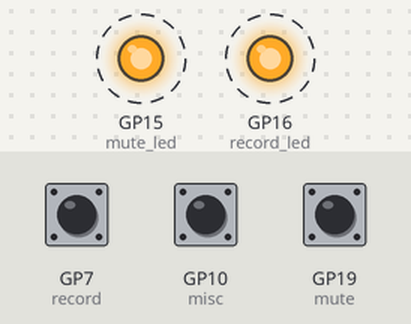
Simulated run of this program. Board: Raspberry Pi Pico running CircuitPython. Parts: output pins drawn as LEDs (lit = HIGH). Dashed ring = blinking. Inputs (shaded band) come from the test bench; at power-on: GP7 (record) HIGH, GP10 (misc) HIGH, GP19 (mute) HIGH. USB keyboard and mouse output is not drawn; what the program prints to the serial console is not drawn.

Above: at 0.5 s.
Timing chart, 0 to 3.0 s (numbered marks = the images above):
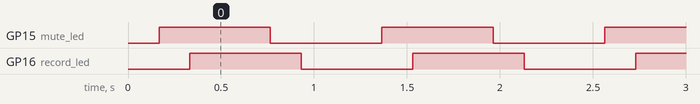

The program:

examplemicropython.py
```python
import board
import digitalio
import time
import usb_hid
from adafruit_hid.keyboard import Keyboard
from adafruit_hid.keycode import Keycode


keyboard = Keyboard(usb_hid.devices)


mute_pin = board.GP19       # pin to connect button to
record_pin = board.GP7
misc_pin = board.GP10
mute_led_pin = board.GP15   # pin to connect LED to
record_led_pin = board.GP16


# Initializing LED
mute_led = digitalio.DigitalInOut(mute_led_pin)
mute_led.direction = digitalio.Direction.OUTPUT
record_led = digitalio.DigitalInOut(record_led_pin)
record_led.direction = digitalio.Direction.OUTPUT


# Initializing Button
mute = digitalio.DigitalInOut(mute_pin)
mute.direction = digitalio.Direction.INPUT
mute.pull = digitalio.Pull.UP


record = digitalio.DigitalInOut(record_pin)
record.direction = digitalio.Direction.INPUT
record.pull = digitalio.Pull.UP


misc = digitalio.DigitalInOut(misc_pin)
misc.direction = digitalio.Direction.INPUT
misc.pull = digitalio.Pull.UP


mute_bool = False
record_bool = False


while True:
	# Check if button is pressed and if it is, to press the Macros and toggle LED
    if mute.value:
        print(" mute button Pressed")
        keyboard.press(Keycode.F14)
        time.sleep(0.15)
        keyboard.release(Keycode.F14)
        mute_bool = not mute_bool
        mute_led.value = mute_bool
    if record.value:
        print(" record button Pressed")
        keyboard.press(Keycode.F13)
        time.sleep(0.15)
        keyboard.release(Keycode.F13)
        record_bool = not record_bool
        record_led.value = record_bool
    if misc.value:
        print("misc button Pressed")
        keyboard.press(Keycode.F15)
        time.sleep(0.15)
        keyboard.release(Keycode.F15)
    time.sleep(0.1)
```

Measured:
- by itself, GP15 (mute_led), GP16 (record_led): alternates HIGH for 0.60 s and LOW for 0.60 s
- by itself, everything shown: repeats every 1.2 s, in 4 steps
